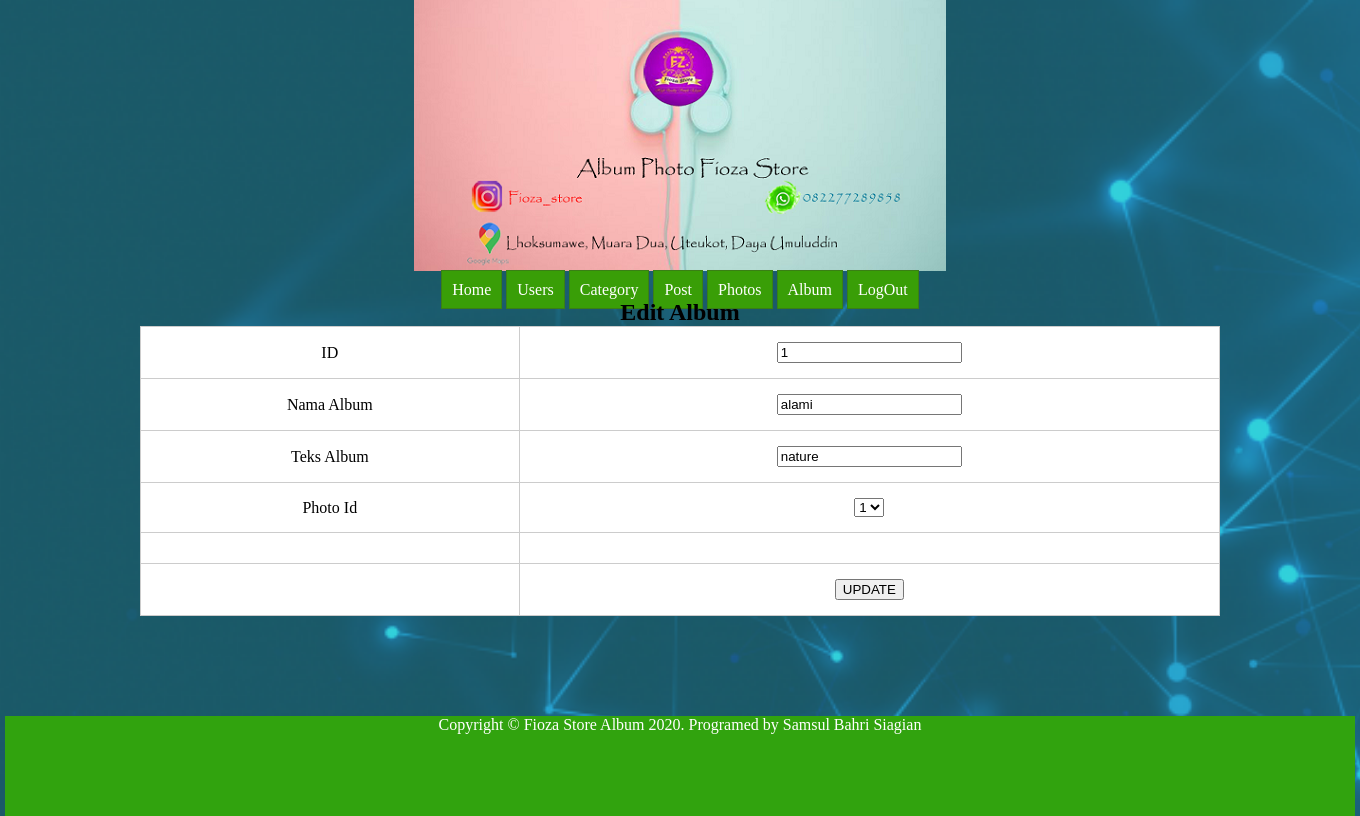
/albumedit.php?id=1, run on the app's committed database.
### tables this page shows
CREATE TABLE `tb_album` (
  `id` int(11) NOT NULL,
  `album_name` varchar(100) NOT NULL,
  `album_text` varchar(100) NOT NULL,
  `photo_id` int(11) NOT NULL
);

### app/Album.php (called while the page is built, shortened)
<?php
include_once("Controller.php");
class Album extends Controller
{
    public function __construct()
    {
        $this->db = new Controller();
        $this->db = $this->db->Connect();
    }
    public function edit($id)
    {
        $eksekusi = "SELECT * FROM tb_album WHERE id=:id";
        $stmt = $this->db->prepare($eksekusi);
        $stmt->bindParam(":id", $id);
        $stmt->execute();
        $row = $stmt->fetch();
        return $row;
    }
}

### app/Controller.php (called while the page is built, shortened)
<?php
class Controller
{
    public function Connect()
    {
        return new PDO("mysql:host=localhost;dbname=databaseuts", "root", "");
    }
}

### app/Photos.php (called while the page is built, shortened)
<?php
include_once("Controller.php");
class Photos extends Controller
{
    public function __construct()
    {
        $this->db = new Controller();
        $this->db = $this->db->Connect();
    }
    public function tampil()
    {
        $eksekusi = "SELECT * FROM tb_photos JOIN tb_post ON tb_photos.id = tb_post.cat_id";
        $stmt = $this->db->prepare($eksekusi);
        $stmt->execute();
        $data = [];
        while ($rows = $stmt->fetch()) {
            $data[] = $rows;
        }
        return $data;
    }
}

### albumedit.php (the view, shortened to what this page needs)
<?php
include "app/Album.php";
$id = $_GET['id'];
$album = new Album();
$row = $album->edit($id);
?>
<?php
include_once('app/Controller.php');
include_once('app/Photos.php');
$photos = new Photos();
$rowPhotos = $photos->tampil();
?>
<center>
    <link rel="stylesheet"href="css/style.css">
<body>
    <div class="utama">
        <div class="kepala">
            <center><img src="layout/assets/images/header.png" alt=""></center>
        </div>
        <center>
            <div class="menu">
                <a href="index.php">Home</a>
                <a href="userstampil.php">Users</a>
                <a href="categorytampil.php">Category</a>
                <a href="posttampil.php">Post</a>
                <a href="photostampil.php">Photos</a>
                <a href="albumtampil.php">Album</a>
                <a href="logout.php">LogOut</a>
            </div>
        </center>
        <center>
            <h2>Edit Album</h2>
        </center>
        <form method="POST" action="albumproses.php">
            <table width="400px" border="2" cellpadding="10" cellspacing="10" bgcolor="FFA07A" align="center">
                <tr>
                    <td>ID</td>
                    <td><input type="text" name="id" value="<?= $row['id']; ?>"></td>
                </tr>
                <tr>
                    <td>Nama Album</td>
                    <td><input type="text" name="album_name" value="<?= $row['album_name']; ?>"></td>
                </tr>
                <tr>
                    <td>Teks Album</td>
                    <td><input type="text" name="album_text" value="<?= $row['album_text']; ?>"></td>
                </tr>
                 <tr>
                    <td>Photo Id</td>
                    <td><select name="photo_id" id="">
                            <?php
                            foreach ($rowPhotos as $row) { ?>
                                <option value="<?= $row['id']; ?>"><?= $row['id']; ?></option>
                            <?php } ?>
                        </select>
                    </td>
                </tr>
                <tr>
                    <td></td></td>
                </tr>
                <tr>
                    <td></td>
                    <td><input type="submit" name="btn-update" value="UPDATE"></td>
                </tr>
            </table>
        </form>
           <div class="footer">
            <center>Copyright &copy; Fioza Store Album 2020. Programed by Samsul Bahri Siagian</center>
        </div>

### css/style.css (style rules this page uses)
* { margin: 0px auto; }
html,body { height: 100%; }
.utama { width: 1350px; min-height: 100%; margin: auto; position: relative; }
.kepala { margin-bottom: 10px; }
.menu a { border: 1px solid #3a7f15; padding: 10px; background-color: #399e07; color: #ffffff; text-decoration: none; }
table { border: 1px solid #ccc; border-collapse: collapse; background-color: #fff; padding: 15px; width: 80%; text-align: center; }
table td { border: 1px solid #ccc; padding: 15px; }
.footer { margin-top: 100px; background: #31a30e; color: white; height: 100px; }
body { ; background-image: url('../images/backgroundlogin.jpeg'); background-size: cover; background-attachment: fixed; background-repeat: no-repeat; }

### data on the page
tb_album: id "1", album_name "alami", album_text "nature"

### other printed values
form field photo_id "1"
